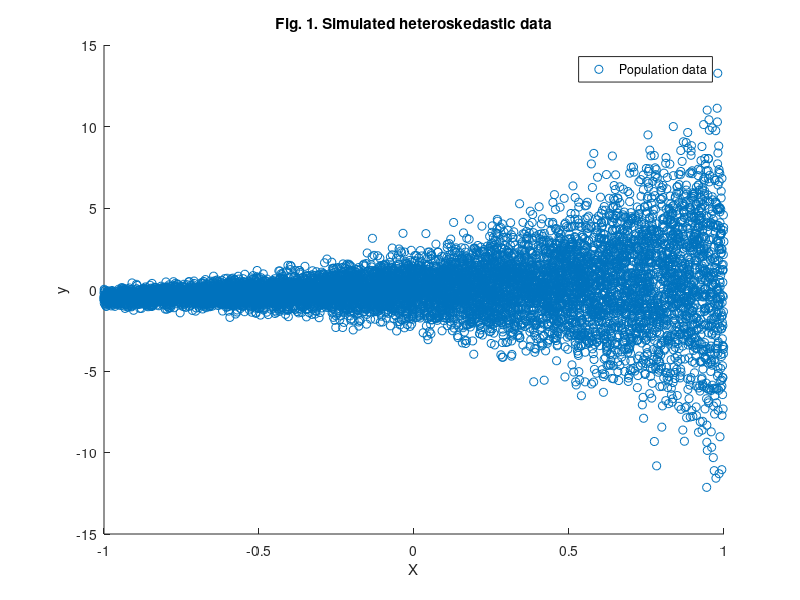

This figure's MATLAB source: (Note: this script raises an error after producing the figure.)
% Exercise - Understanding the method of wild bootstrap

%% 1. Aim of the exercise
% The aim of this exercise is to understand how to accurately estimate the
% standard errors of regression coefficients in the presence of
% heteroskedastic error variance. Traditional bootstrap methods, such as
% the paired bootstrap, may yield misleading inference under
% heteroskedasticity. To address this, we use the wild bootstrap method,
% which improves robustness by modifying residuals with random multipliers.
% We then compare its performance to that of direct sampling from the
% population.

%% 2. Theory
% Refer to the accompanying PDF file for the theory.

%% 3. Set values for the parameters of the simulation

% 3.1. Clear the memory
clear;

% 3.2. Set the number of simulations as the number of bootstrap samples
N_sim = 5000;

%% 4. Generate population data

% 4.1. Set the population size
N_obs_pop = 10000;

% 4.2. Generate data for the independent variable
X_pop = random('Uniform',-1,1,[N_obs_pop,1]);

% 4.3. Heteroskedasticity parameter 
Gamma = 1.5; 

% 4.4. Generate error
u_pop = random('Normal',0,exp(X_pop*Gamma),[N_obs_pop,1]);

% 4.5. Set true beta of the model
B_true = 0.5; 

% 4.6. Generate y
y_pop = X_pop*B_true+u_pop;

% 4.7. Generate (paired) population data
data_pop = [y_pop X_pop];

%% 5. Plot the heteroskedastic true data
figure
hold on
scatter(X_pop,y_pop);
title('Fig. 1. Simulated heteroskedastic data');
xlabel('X');
ylabel('y');
legend('Population data');
hold off

%% 6. Draw samples from the population

% 6.1. Set the sample size
N_obs_sample = 100;

% 6.2. Preallocate matrix to save (paired) samples
data_samples_pop = NaN(N_obs_sample,2,N_sim);

% 6.3. Preallocate vector to store coeficient estimatess
B_hats_data_samples_pop = NaN(N_sim,1);

% 6.4. Monte Carlo sampling
for i = 1:N_sim
    sample_i = datasample(data_pop,N_obs_sample,'Replace',false);
    data_samples_pop(:,:,i) = sample_i; % Save samples in 3rd dimension
    y = sample_i(:,1);
    X = sample_i(:,2);
    LSS = exercisefunctionlss(y, X);
    B_hats_data_samples_pop(i) = LSS.B_hat(1,1);
end

%% 7. Pick an "initial" sample

% Pick a sample from the samples drawn from the population
data_sample = datasample(data_samples_pop(:,:,i),N_obs_sample, ...
    'Replace',false);

%% 8. Draw (bootstrap) samples from the initial sample 

% 8.1. Extract fixed design matrix and outcome variable
y = data_sample(:,1);
X = data_sample(:,2);

% 8.2. Estimate beta
LSS = exercisefunctionlss(y,X); 
B_hat = LSS.B_hat(1,1);

% 8.3. Compute the residuals
u_hat = LSS.u_hat;

% 8.4. Compute leverage values used in HC2 correction
h = diag(X/(X'*X)*X');

% 8.5. Preallocate vector to store coefficient estimates
B_hats_data_samples_boot = NaN(N_sim,1);

% 8.6. Resample from initial sample and estimate the coefficient 
for i = 1:N_sim
    v = random('Normal',0,1,[N_obs_sample,1]); % N(0,1) multipliers
    % v = 2*(random('Uniform',-1,1,[N_obs_sample,1]) > 0.5)-1; % Rademacher multipliers
    y_boot = X*B_hat+(u_hat./sqrt(1-h)).*v; % u_hat./sqrt(1-h) is the HC2 adjustment to residuals
    LSS = exercisefunctionlss(y_boot,X); 
    B_hats_data_samples_boot(i) = LSS.B_hat(1,1);
end

%% 9. Plot estimated PDFs
figure
hold on
[f_boot,x_boot] = ksdensity(B_hats_data_samples_boot,'function','pdf');
plot(x_boot,f_boot,'Color',[0.8500,0.3250,0.0980], ...
    'DisplayName','Bootstrap sampling');
xline(mean(B_hats_data_samples_boot),'Color',[0.8500,0.3250,0.0980], ...
    'DisplayName','B\_hat\_bootstrap');
[f_pop,x_pop] = ksdensity(B_hats_data_samples_pop,'function','pdf');
plot(x_pop,f_pop,'Color',[0,0.4470,0.7410], ...
    'DisplayName','Population sampling');
xline(B_true,'Color',[0,0.4470,0.7410], ...
    'DisplayName','B\_true');
ylabel('Density');
xlabel('B\_hat');
legend('show')
title(['Fig. 2. PDF comparison: bootstrap vs. ' ...
    'population sampling']);
hold off

%% 10. Plot estimated CDFs
figure
hold on
[f_boot,x_boot] = ksdensity(B_hats_data_samples_boot,'function','cdf');
plot(x_boot,f_boot,'Color',[0,0.4470,0.7410], ...
    'DisplayName','Population sampling');
[f_pop,x_pop] = ksdensity(B_hats_data_samples_pop,'function','cdf');
plot(x_pop,f_pop,'Color',[0.8500,0.3250,0.0980], ...
    'DisplayName','Bootstrap sampling');
ylabel('Cumulative distribution');
xlabel('B\_hat');
legend('show');
title(['Fig. 3. CDF comparison: bootstrap vs. ' ...
    'population sampling']);
hold off
